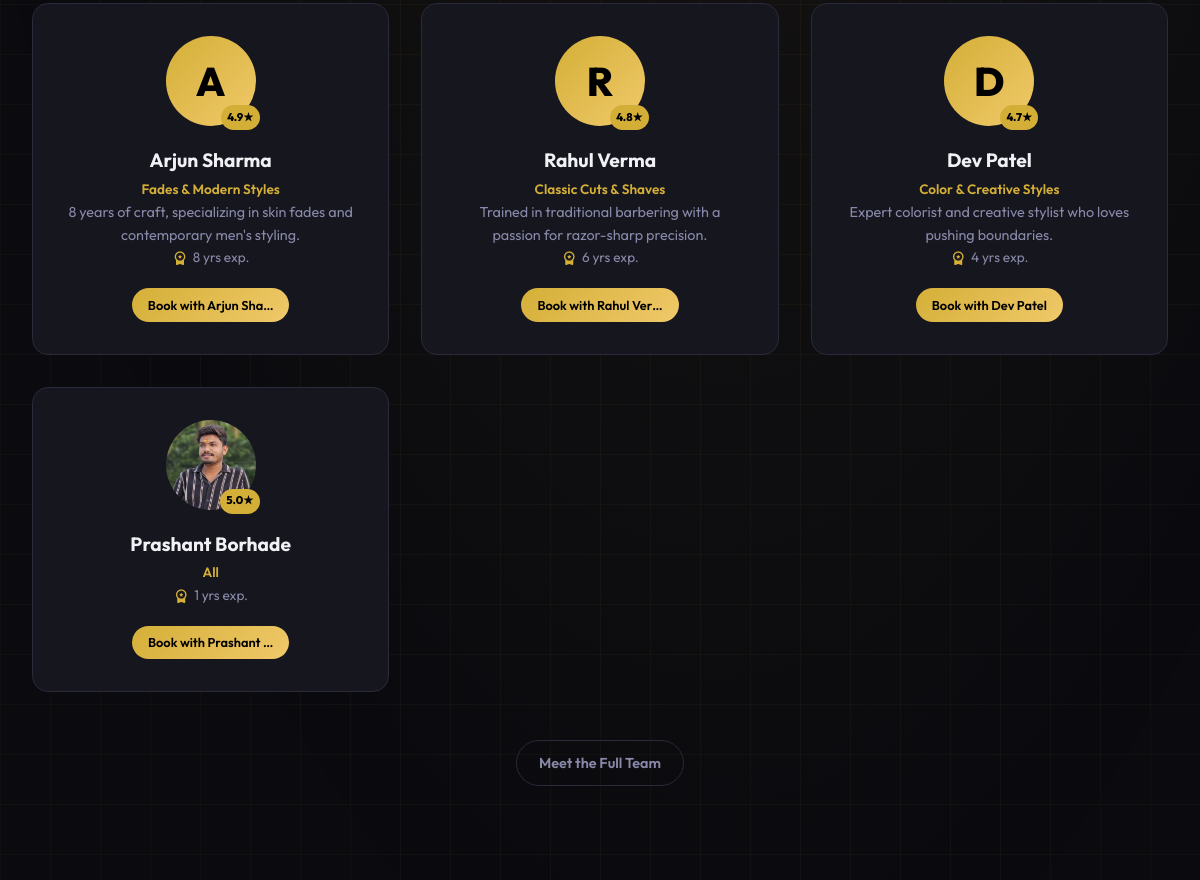
Before: / (middle part) with the older database file.
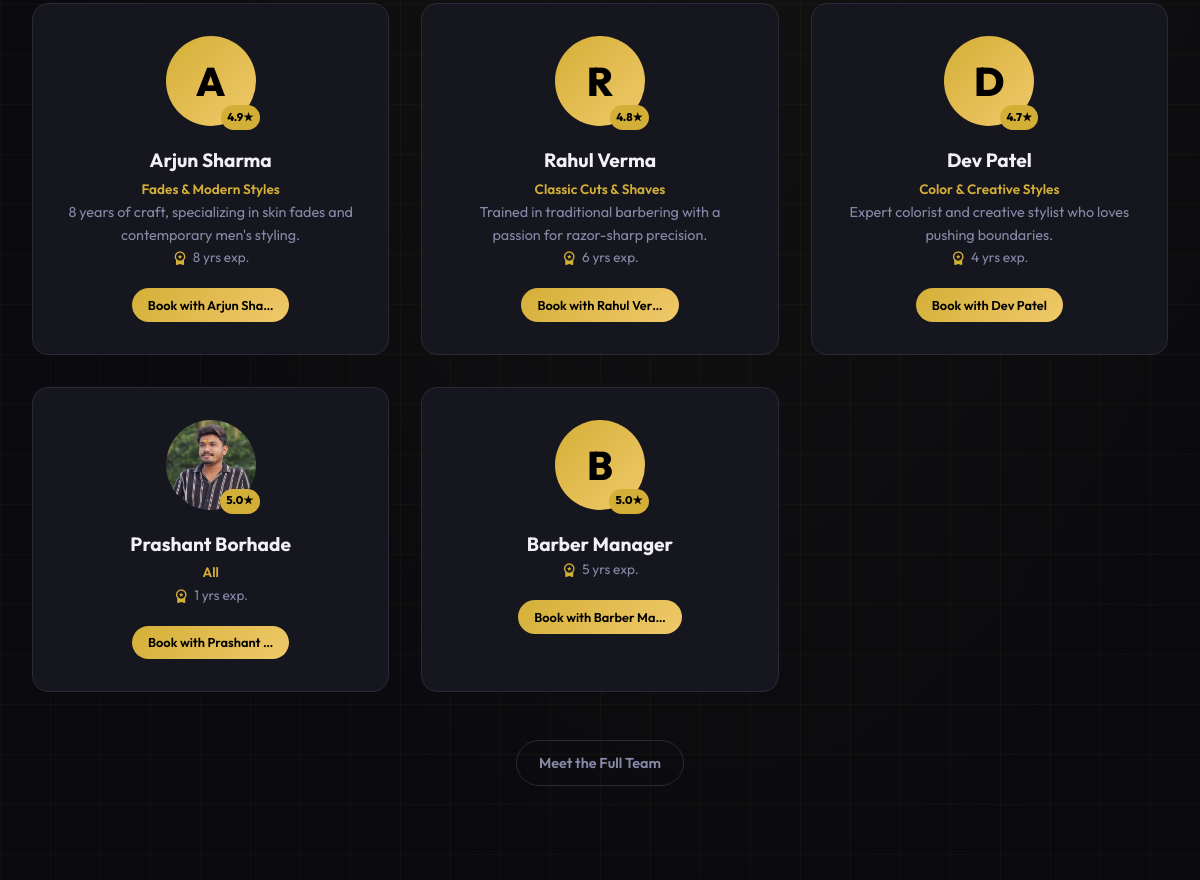
After: the same page with the newer database file.
### bookings/models.py (models this page shows, shortened)
class Barber(models.Model):
    user = models.OneToOneField(User, on_delete=models.CASCADE, null=True, blank=True)
    shop = models.ForeignKey(Shop, on_delete=models.CASCADE, related_name='barbers', null=True, blank=True)
    name = models.CharField(max_length=100)
    speciality = models.CharField(max_length=200, blank=True)
    bio = models.TextField(blank=True)
    photo = models.ImageField(upload_to='barbers/', null=True, blank=True)
    rating = models.DecimalField(max_digits=3, decimal_places=1, default=5.0)
    experience_years = models.IntegerField(default=1)
    is_manager = models.BooleanField(default=False)
    is_active = models.BooleanField(default=True)

### bookings/views.py (the view)
# urls.py: path('', views.home, name='home'),
def home(request):
    services = Service.objects.all()
    barbers = Barber.objects.filter(is_active=True)
    shops = Shop.objects.filter(is_active=True)
    context = {
        'services': services,
        'barbers': barbers,
        'shops': shops,
    }
    return render(request, 'bookings/home.html', context)

### templates/bookings/home.html (shortened to what this page needs)
{% extends "base.html" %}
{% load static %}
{% block content %}
<section class="hero" id="hero">
  <div class="hero-bg">
    <div class="hero-gradient"></div>
    <div class="hero-grid"></div>
  </div>
</section>
<section class="section" id="team-section">
  <div class="section-container">
    <div class="barbers-grid">
      {% for barber in barbers %}
      <div class="barber-card">
        <div class="barber-avatar">
          {% if barber.photo %}
            <img src="{{ barber.photo.url }}" alt="{{ barber.name }}" />
          {% else %}
            <div class="avatar-placeholder">{{ barber.name|first }}</div>
          {% endif %}
          <div class="barber-badge">{{ barber.rating }}★</div>
        </div>
        <div class="barber-info">
          <h3 class="barber-name">{{ barber.name }}</h3>
          <span class="barber-specialty">{{ barber.speciality }}</span>
          <p class="barber-bio">{{ barber.bio }}</p>
          <div class="barber-meta">
            <span><span class="material-icons-round">workspace_premium</span> {{ barber.experience_years }} yrs exp.</span>
          </div>
        </div>
        <a href="{% url 'book' %}" class="btn btn-primary btn-sm">Book with {{ barber.name|truncatechars:10 }}</a>
      </div>
      {% endfor %}
    </div>
    <div class="section-cta">
      <a href="{% url 'team' %}" class="btn btn-ghost">Meet the Full Team</a>
    </div>
  </div>
</section>
{% endblock %}

### templates/base.html (shortened to what this page needs)
{% load static %}
<!DOCTYPE html>
<html lang="en">
<head>
  <link rel="stylesheet" href="{% static 'css/style.css' %}" />
</head>
<body>
<main>
  {% block content %}{% endblock %}
</main>
</body>
</html>

### static/css/style.css (style rules this page uses)
:root { --bg: #0a0a0f; --bg2: #111118; --bg3: #1a1a24; --card: #16161f; --border: #2a2a3a; --accent: #d4af37; --accent2: #f0c96a; --text: #f0f0f5; --muted: #8888a8; --success: #10b981; --danger: #ef4444; --radius: 16px; --shadow: 0 8px 32px rgba(0,0,0,0.4); }
*,*::before,*::after { box-sizing:border-box;margin:0;padding:0 }
html { scroll-behavior:smooth }
body { background:var(--bg);color:var(--text);font-family:'Outfit',sans-serif;line-height:1.6;overflow-x:hidden }
a { color:inherit;text-decoration:none }
img { max-width:100% }
.btn { display:inline-flex;align-items:center;gap:.4rem;padding:.65rem 1.4rem;border-radius:99px;font-family:'Outfit',sans-serif;font-size:.9rem;font-weight:600;cursor:pointer;border:none;transition:all .25s;white-space:nowrap }
.btn-primary { background:linear-gradient(135deg,var(--accent),var(--accent2));color:#000 }
.btn-ghost { background:transparent;color:var(--muted);border:1px solid var(--border) }
.btn-sm { padding:.4rem 1rem;font-size:.8rem }
.hero { min-height:100vh;display:grid;grid-template-columns:1fr 1fr;align-items:center;padding:6rem 4rem 4rem;max-width:1300px;margin:0 auto;gap:2rem;position:relative }
.hero-bg { position:fixed;inset:0;z-index:-1;pointer-events:none }
.hero-gradient { position:absolute;inset:0;background:radial-gradient(ellipse 80% 60% at 60% 30%,rgba(212,175,55,.12),transparent) }
.hero-grid { position:absolute;inset:0;background-image:linear-gradient(rgba(212,175,55,.04) 1px,transparent 1px),linear-gradient(90deg,rgba(212,175,55,.04) 1px,transparent 1px);background-size:50px 50px }
.section { padding:6rem 2rem }
.section-container { max-width:1200px;margin:0 auto }
.section-cta { text-align:center;margin-top:3rem }
.barbers-grid { display:grid;grid-template-columns:repeat(auto-fill,minmax(300px,1fr));gap:2rem }
.barber-card { background:var(--card);border:1px solid var(--border);border-radius:var(--radius);padding:2rem;display:flex;flex-direction:column;align-items:center;gap:1.2rem;text-align:center;transition:all .3s }
.barber-avatar { position:relative;width:90px;height:90px }
.barber-avatar img { width:100%;height:100%;border-radius:50%;object-fit:cover }
.avatar-placeholder { width:90px;height:90px;border-radius:50%;background:linear-gradient(135deg,var(--accent),var(--accent2));display:flex;align-items:center;justify-content:center;font-size:2.5rem;font-weight:800;color:#000 }
.barber-badge { position:absolute;bottom:-4px;right:-4px;background:var(--accent);color:#000;font-size:.7rem;font-weight:800;padding:.2rem .4rem;border-radius:99px }
.barber-name { font-size:1.2rem;font-weight:700 }
.barber-specialty { color:var(--accent);font-size:.85rem;font-weight:600 }
.barber-bio { color:var(--muted);font-size:.9rem }
.barber-meta { display:flex;gap:1rem;flex-wrap:wrap;justify-content:center;color:var(--muted);font-size:.85rem }
.barber-meta span { display:flex;align-items:center;gap:.3rem }
.barber-meta .material-icons-round { font-size:1rem;color:var(--accent) }

Changed rows visible on the page:
added Barber: name|first "B", rating "5.0", name "Barber Manager", experience_years "5", name "Barber Ma…"
